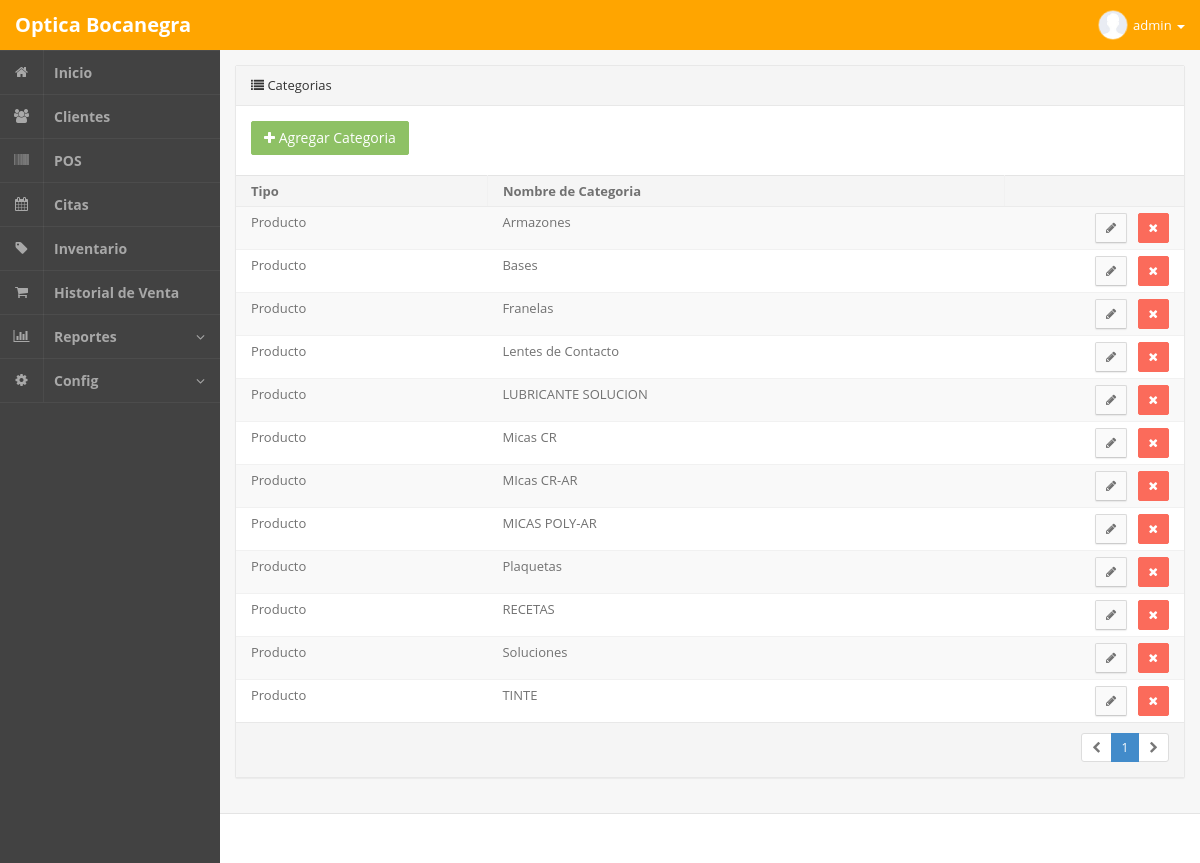
The page /admin.php?m=categorias (signed in) on the database its author committed.
### tables this page shows
CREATE TABLE `categorias` (
  `idcategorias` int(255) NOT NULL,
  `tipo` varchar(200) NOT NULL,
  `categoria` varchar(200) NOT NULL
);

### php/categorias.php (the view, shortened to what this page needs)
<section class="panel panel-default pos-rlt clearfix">
	<header class="panel-heading"> <i class="fa fa-list"></i> Categorias</header>
	<div class="row wrapper">
		<div class="col-sm-6 m-b-xs">
			<a href="admin.php?m=categoriasAgregar" class="btn btn-md btn-success"><i class="fa fa-plus"></i> Agregar Categoria</a>
		</div>
		<div class="col-md-6">
		</div>
	</div>
	<div class="table-responsive">
		<table class="table table-striped b-t b-light">
			<thead>
				<tr>
					<th>Tipo</th>
					<th>Nombre de Categoria</th>
					<th width="180"></th>
				</tr>
			</thead>
			<tbody>
<?php
			if ( isset($_GET['buscar']) ){
				$buscar = mysql_real_escape_string($_GET['buscar']);
				$consulta  = "SELECT * FROM categorias WHERE
					(categoria LIKE '%".$buscar."%')
					ORDER BY categoria ASC";
					$url = "admin.php?m=categorias&buscar=".$buscar;
			} else {
				$consulta  = "SELECT * FROM categorias ORDER BY categoria ASC";
				$url = "admin.php?m=categorias";
			}
$rows_per_page = 20;
if(isset($_GET['pag']))
	$page = mysql_real_escape_string($_GET['pag']);
else if (@$_GET['pag'] == "0")
	$page = 1;
else
	$page = 1;
$num_rows 		= mysql_num_rows(mysql_query($consulta));
$lastpage		= ceil($num_rows / $rows_per_page);
$page     = (int)$page;
$limit 		= 'LIMIT '. ($page -1) * $rows_per_page . ',' .$rows_per_page;
$consulta  .=" $limit";
$consulta = mysql_query($consulta);
			while($q = mysql_fetch_object($consulta)){
?>
					<td><?php echo $q->tipo; ?></td>
					<td><?php echo $q->categoria; ?></td>
					<td class="text-right">
						<a href="admin.php?m=categoriasEditar&id=<?php echo $q->idcategorias; ?>" class="btn btn-sm btn-default"> <i class="fa fa-pencil"></i> </a> &nbsp;
						<a href="admin.php?m=categorias&del=<?php echo $q->idcategorias; ?>" class="btn btn-sm btn-danger"> <i class="fa fa-times"></i> </a>
					</td>
<?php
			}
?>
			</tbody>
		</table>
	</div>
<footer class="panel-footer">
		<div class="row">
			<div class="col-sm-12 text-right text-center-xs">
				<ul class="pagination pagination-sm m-t-none m-b-none">
<?php
	if($num_rows != 0){
		$nextpage = $page + 1;
		if ($page == 1) {
			echo '<li class="disabled"><a href="#"><i class="fa fa-chevron-left"></i></a></li>';
			echo '<li class="active"><a href="">1</a></li>';
			if($lastpage >$page ){
				echo '<li><a href="'.$url.'&pag='.$nextpage.'"><i class="fa fa-chevron-right"></i></a></li>';
			}else{
				echo '<li class="disabled"><a href="#"><i class="fa fa-chevron-right"></i></a></li>';
			}
		}
	}
?>
				</ul>
			</div>
		</div>
	</footer>
</section>

### rows shown on the page
categorias: tipo "Producto", categoria "Armazones"
categorias: tipo "Producto", categoria "Bases"
categorias: tipo "Producto", categoria "Franelas"
categorias: tipo "Producto", categoria "Lentes de Contacto"
categorias: tipo "Producto", categoria "LUBRICANTE SOLUCION"
categorias: tipo "Producto", categoria "Micas CR"
categorias: tipo "Producto", categoria "MIcas CR-AR"
categorias: tipo "Producto", categoria "MICAS POLY-AR"
categorias: tipo "Producto", categoria "Plaquetas"
categorias: tipo "Producto", categoria "RECETAS"
categorias: tipo "Producto", categoria "Soluciones"
categorias: tipo "Producto", categoria "TINTE"
